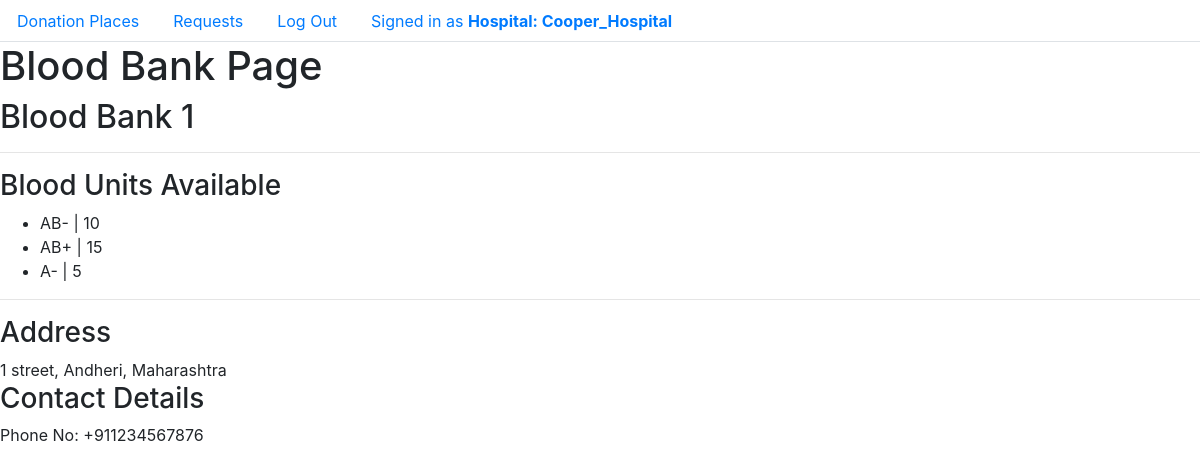
Page /bloodBank/ABCD Bank (signed in) on the earlier database version.
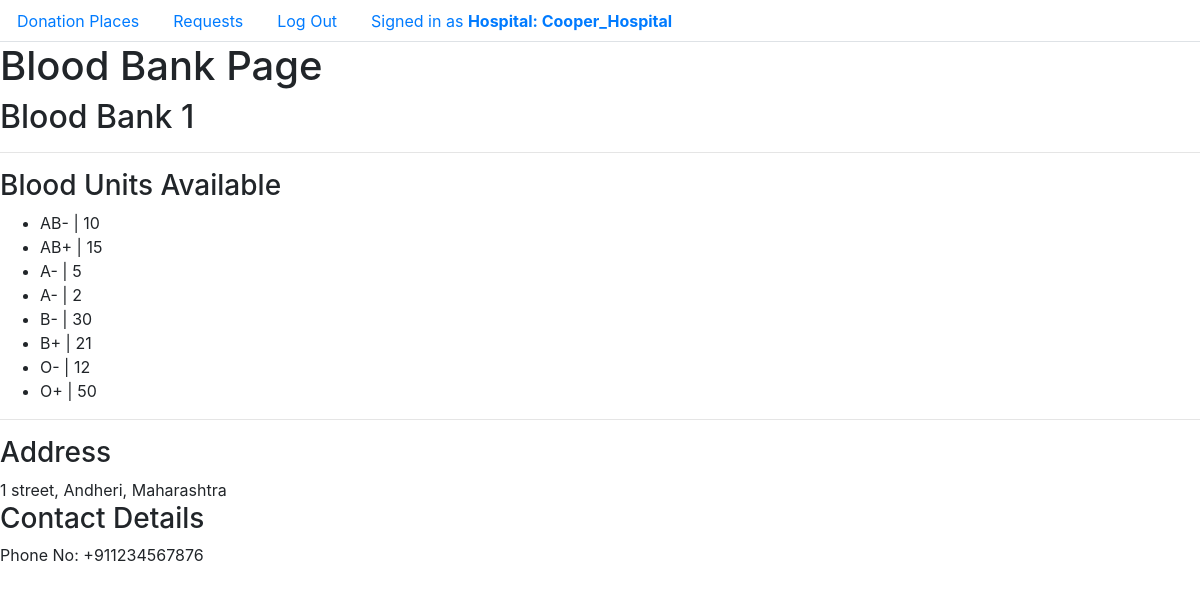
Same page on the later database version.
### donate/models.py (models this page shows, shortened)
class BloodUnit(models.Model):
    blood_bank = models.ForeignKey("BloodBank", on_delete=models.CASCADE, related_name="blood_unit")
    blood_group = models.CharField(max_length=4, choices=unit_choices)
    no_of_units = models.IntegerField()
    class Meta :
        unique_together = ("id", "blood_bank")

### donate/views.py (the view)
# urls.py: path("bloodBank/<str:bank_name>", views.bank, name="bank")
@login_required(login_url="login")
def bank(request, bank_name):
    if request.user.is_hospital == True:
        no = DonationPlace.objects.get(name=bank_name)
        blood_bank = BloodBank.objects.get(dp_no=no)
        blood_units = BloodUnit.objects.filter(blood_bank=blood_bank)
        return render(request, "donate/bank.html", {
            "bank": blood_bank,
            "units": blood_units
        })
    else:
        return HttpResponseRedirect(reverse(index))

### donate/models.py (called while the page is built)
    def __str__(self):
        if self.is_hospital:
            return f'Hospital: {self.username}'
        else:
            return f'{self.username}'

    def __str__(self):
        return f'Blood Bank {self.id}'

### donate/templates/donate/bank.html (shortened to what this page needs)
{% extends "donate/layout.html" %}
{% load static %}
{% block body %}
    <h1>Blood Bank Page</h1>
    <h2>{{ bank }}</h2><hr>
    <h3>Blood Units Available</h3>
    <ul>
        {% for unit in units %}
            <li>{{ unit.blood_group }} | {{ unit.no_of_units }}</li>
        {% endfor %}
    </ul>
    <hr><h3>Address</h3>
    {{ bank.dp_no.street }}, {{ bank.dp_no.city }}, {{ bank.dp_no.state }}
    <h3>Contact Details</h3>
    Phone No: {{ bank.dp_no.phone_no }}
{% endblock %}

Differences in the rows shown:
added BloodUnit: blood_group "A-", no_of_units "2"
added BloodUnit: blood_group "B-", no_of_units "30"
added BloodUnit: blood_group "B+", no_of_units "21"
added BloodUnit: blood_group "O-", no_of_units "12"
added BloodUnit: blood_group "O+", no_of_units "50"
